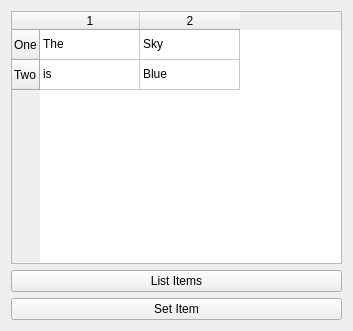
<?xml version="1.0" encoding="UTF-8"?>
<ui version="4.0">
 <class>Widget</class>
 <widget class="QWidget" name="Widget">
  <property name="geometry">
   <rect>
    <x>0</x>
    <y>0</y>
    <width>353</width>
    <height>331</height>
   </rect>
  </property>
  <property name="windowTitle">
   <string>Widget</string>
  </property>
  <layout class="QVBoxLayout" name="verticalLayout">
   <item>
    <widget class="QTableWidget" name="tableWidget">
     <row>
      <property name="text">
       <string>One</string>
      </property>
     </row>
     <row>
      <property name="text">
       <string>Two</string>
      </property>
     </row>
     <column>
      <property name="text">
       <string>1</string>
      </property>
     </column>
     <column>
      <property name="text">
       <string>2</string>
      </property>
     </column>
     <item row="0" column="0">
      <property name="text">
       <string>The</string>
      </property>
     </item>
     <item row="0" column="1">
      <property name="text">
       <string>Sky</string>
      </property>
     </item>
     <item row="1" column="0">
      <property name="text">
       <string>is</string>
      </property>
     </item>
     <item row="1" column="1">
      <property name="text">
       <string>Blue</string>
      </property>
     </item>
    </widget>
   </item>
   <item>
    <widget class="QPushButton" name="listItemsButton">
     <property name="text">
      <string>List Items</string>
     </property>
    </widget>
   </item>
   <item>
    <widget class="QPushButton" name="setItemButton">
     <property name="text">
      <string>Set Item</string>
     </property>
    </widget>
   </item>
  </layout>
 </widget>
 <resources/>
 <connections/>
</ui>
